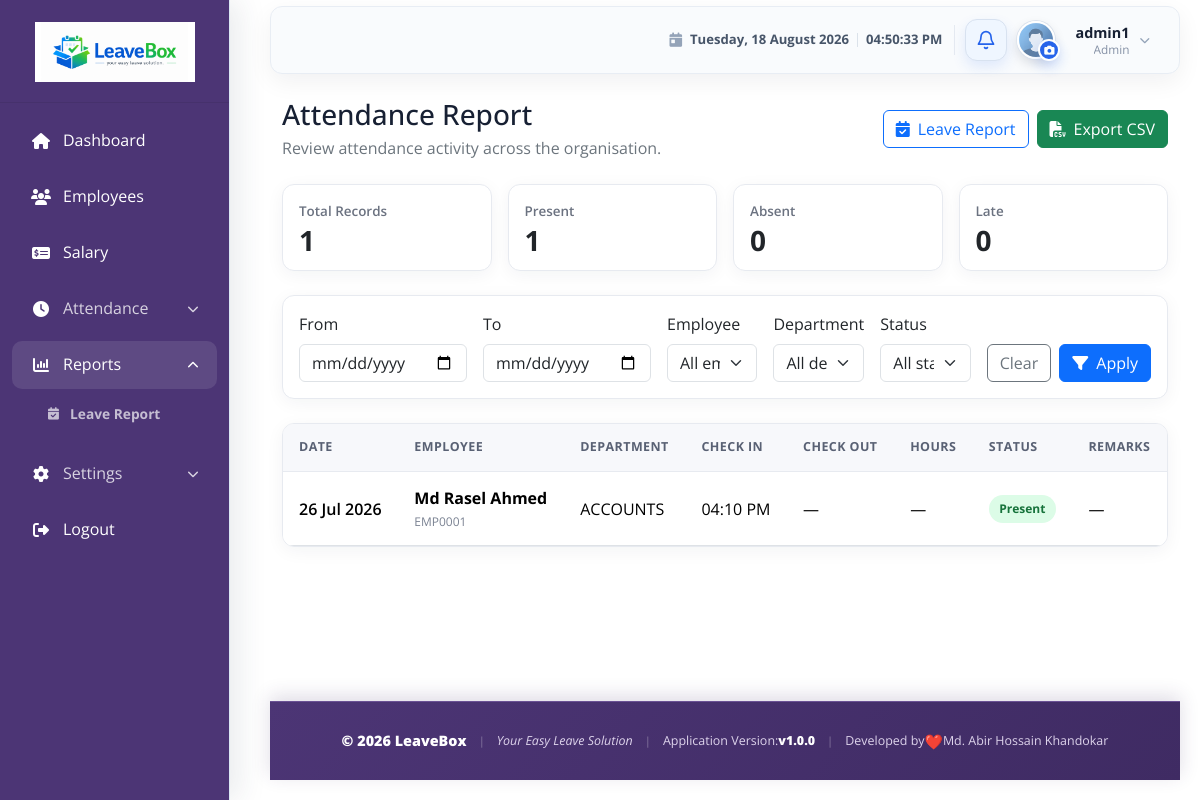
Page /reports/attendance/ (signed in) on the earlier database version.
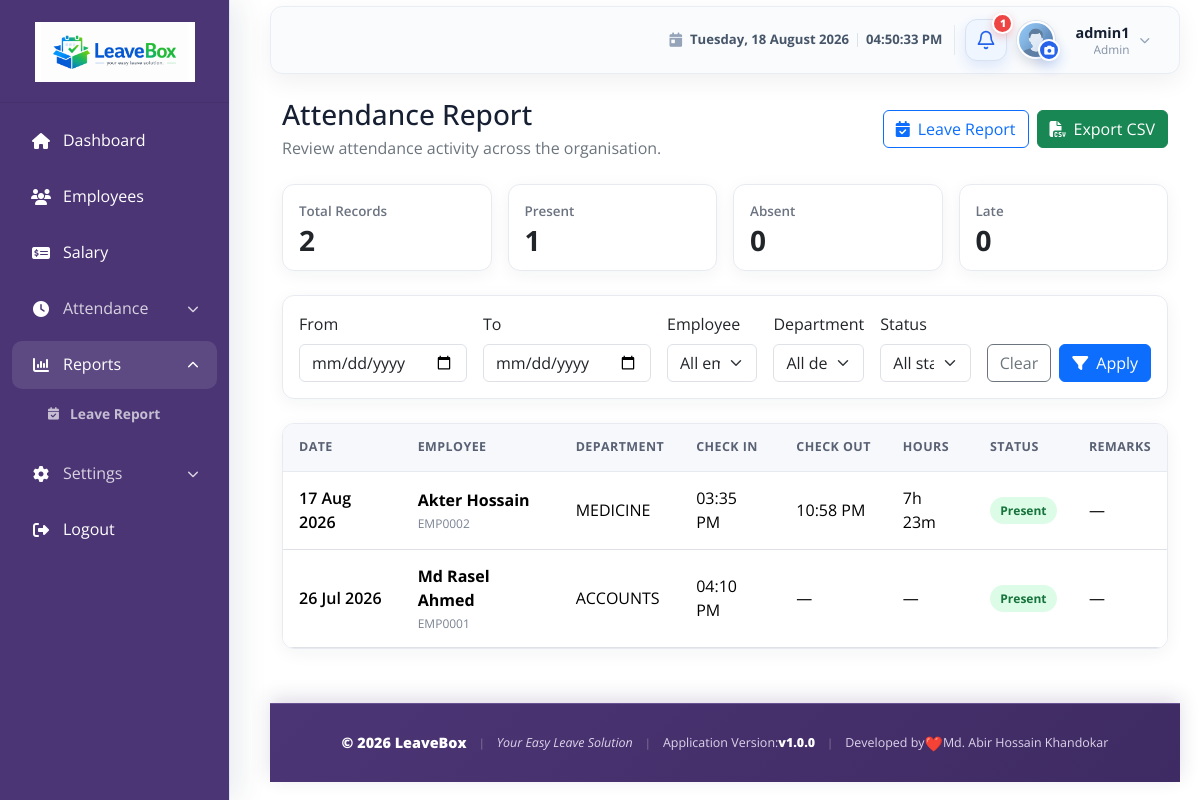
Same page on the later database version.
### attendances/models.py (models this page shows, shortened)
class Attendance(models.Model):
    STATUS_CHOICES = (
        ('PRESENT', 'Present'),
        ('ABSENT', 'Absent'),
        ('LATE', 'Late'),
        ('HALF_DAY', 'Half Day'),
    )
    employee = models.ForeignKey(
        'employees.Employee',
        on_delete=models.CASCADE,
        related_name='attendances',
        null=True # Temporary if you have existing data, otherwise remove
    )
    date = models.DateField()
    check_in = models.TimeField(
        null=True,
        blank=True
    )
    check_out = models.TimeField(
        null=True,
        blank=True
    )
    status = models.CharField(
        max_length=20,
        choices=STATUS_CHOICES
    )
    remarks = models.TextField(
        blank=True,
        null=True
    )
    class Meta:
        unique_together = ('employee', 'date')
        indexes = [
            models.Index(fields=['date'], name='attendance_date_idx'),
            models.Index(fields=['status', 'date'], name='attendance_status_date_idx'),
        ]
    @property
    def working_duration(self):
        if not self.check_in or not self.check_out:
            return None
        start = datetime.combine(self.date, self.check_in)
        end = datetime.combine(self.date, self.check_out)
        if end < start:
            end += timedelta(days=1)
        return end - start
    @property
    def working_hours_display(self):
        duration = self.working_duration
        if duration is None:
            return '—'
        total_minutes = int(duration.total_seconds() // 60)
        hours, minutes = divmod(total_minutes, 60)
        return f'{hours}h {minutes:02d}m'

### employees/models.py (models this page shows, shortened)
class Employee(models.Model):
    EMPLOYEE_ID_PATTERN = re.compile(r'^EMP(\d+)$')
    MAX_EMPLOYEE_NUMBER = 9999
    employee_id = models.CharField(
        max_length=7,
        unique=True,
        editable=False,
        db_index=True,
    )
    user = models.OneToOneField(
        settings.AUTH_USER_MODEL,
        on_delete=models.CASCADE,
        related_name='employee_profile'
    )
    department = models.ForeignKey(
        'departments.Department',
        on_delete=models.SET_NULL,
        null=True,
        related_name='employees'
    )
    designation = models.ForeignKey(
        'employees.EmpDesignation',
        on_delete=models.PROTECT,
        related_name='%(class)s_records',
        blank=True,
        null=True,
    )
    joining_date = models.DateField(default=timezone.now)
    supervisor = models.ForeignKey(
        'self',
        on_delete=models.SET_NULL,
        null=True,
        blank=True,
        related_name='subordinates'
    )
    is_active = models.BooleanField(default=True)
    custom_leave = models.PositiveIntegerField(
        null=True,
        blank=True,
        help_text=(
            "Admin-defined total leave balance for this employee. If set, "
            "leave type balances will be ignored."
        ),
    )

### accounts/models.py (models this page shows, shortened)
class User(AbstractUser):
    ROLE_CHOICES = (
        ('ADMIN', 'Admin/HR'),
        ('EMPLOYEE', 'Employee'),
    )
    role = models.CharField(max_length=10, choices=ROLE_CHOICES, default='EMPLOYEE')
    phone = models.CharField(max_length=15, blank=True, null=True)
    class Meta:
        permissions = [
            ('manage_users', 'Can manage application users'),
            ('manage_roles', 'Can manage roles'),
            ('manage_permissions', 'Can assign roles and permissions'),
            ('access_settings', 'Can access application settings'),
            ('approve_leave', 'Can approve leave requests'),
            ('reject_leave', 'Can reject leave requests'),
            ('process_salary', 'Can process salary'),
            ('view_reports', 'Can view reports'),
            ('export_reports', 'Can export reports'),
        ]

### departments/models.py (models this page shows, shortened)
class Department(models.Model):
    name = models.CharField(max_length=100, unique=True)
    code = models.CharField(max_length=20, unique=True)
    description = models.TextField(blank=True, null=True)
    manager = models.ForeignKey(
        'employees.Employee',
        on_delete=models.SET_NULL,
        null=True,
        blank=True,
        related_name='managed_departments'
    )
    created_at = models.DateTimeField(auto_now_add=True)
    updated_at = models.DateTimeField(auto_now=True)
    class Meta:
        ordering = ['name']
        verbose_name = "Department"
        verbose_name_plural = "Departments"
        constraints = [
            models.UniqueConstraint(
                Lower('name'),
                name='unique_department_name_ci',
            ),
        ]
    def __str__(self):
        return self.name

### reports/views.py (the view, shortened to what this page needs)
# urls.py: path('attendance/', AttendanceReportView.as_view(), name='attendance_report'),
class AttendanceReportView(AdminReportMixin, TemplateView):
    template_name = 'attendance/attendance_report.html'
    def get_queryset(self):
        queryset = Attendance.objects.select_related('employee__user', 'employee__department')
        params = self.request.GET
        from_date = self.parse_date(params.get('from_date'))
        to_date = self.parse_date(params.get('to_date'))
        if from_date:
            queryset = queryset.filter(date__gte=from_date)
        if to_date:
            queryset = queryset.filter(date__lte=to_date)
        if params.get('employee', '').isdigit():
            queryset = queryset.filter(employee_id=params['employee'])
        if params.get('department', '').isdigit():
            queryset = queryset.filter(employee__department_id=params['department'])
        if params.get('status') in dict(Attendance.STATUS_CHOICES):
            queryset = queryset.filter(status=params['status'])
        return queryset.order_by('-date', 'employee__employee_id')
    def get(self, request, *args, **kwargs):
        self.object_list = self.get_queryset()
        if request.GET.get('export') == 'csv':
            return self.export_csv(self.object_list)
        return super().get(request, *args, **kwargs)
    def get_context_data(self, **kwargs):
        context = super().get_context_data(**kwargs)
        counts = {item['status']: item['total'] for item in self.object_list.values('status').annotate(total=Count('pk'))}
        context.update(self.filter_context())
        context.update({
            'page_obj': self.paginate(self.object_list), 'total_records': self.object_list.count(),
            'present_count': counts.get('PRESENT', 0), 'absent_count': counts.get('ABSENT', 0),
            'late_count': counts.get('LATE', 0),
            'employees': Employee.objects.select_related('user').order_by('employee_id'),
            'departments': Department.objects.order_by('name'),
            'status_choices': Attendance.STATUS_CHOICES,
            'selected_status': self.request.GET.get('status', ''),
        })
        return context

### LAF/templatetags/navigation_tags.py (called while the page is built)
@register.simple_tag
def url_name_active(request, *url_names):
    resolver_match = getattr(request, 'resolver_match', None)
    current_url_name = getattr(resolver_match, 'url_name', None)
    return current_url_name in url_names

### accounts/context_processors.py (called while the page is built)
def session_timeout(request):
    if not request.user.is_authenticated:
        return {}
    return {
        "session_timeout_seconds": settings.SESSION_TIMEOUT_SECONDS,
        "session_warning_seconds": min(120, settings.SESSION_TIMEOUT_SECONDS),
    }

### reports/views.py (called while the page is built)
    @staticmethod
    def parse_date(value):
        try:
            return datetime.strptime(value, '%Y-%m-%d').date()
        except (TypeError, ValueError):
            return None

    def filter_context(self):
        query = self.request.GET.copy()
        query.pop('page', None)
        query.pop('export', None)
        return {
            'filter_query': query.urlencode(),
            'from_date': self.request.GET.get('from_date', ''),
            'to_date': self.request.GET.get('to_date', ''),
            'selected_employee': self.request.GET.get('employee', ''),
            'selected_department': self.request.GET.get('department', ''),
        }

### templates/attendance/attendance_report.html (shortened to what this page needs)
{% extends 'base/base.html' %}
{% load static %}
{% block extra_css %}<link rel="stylesheet" href="{% static 'css/reports.css' %}">{% endblock %}
{% block content %}
<div class="report-page py-3">
  <div class="report-heading d-flex flex-wrap justify-content-between align-items-center gap-3 mb-4">
    <div><h1 class="h3 mb-1">Attendance Report</h1><p class="text-secondary mb-0">Review attendance activity across the organisation.</p></div>
    <div class="d-flex gap-2"><a class="btn btn-outline-primary" href="{% url 'leave_report' %}"><i class="fas fa-calendar-check me-2"></i>Leave Report</a><a class="btn btn-success" href="?{% if filter_query %}{{ filter_query }}&amp;{% endif %}export=csv"><i class="fas fa-file-csv me-2"></i>Export CSV</a></div>
  </div>
  <div class="row g-3 mb-4">
    <div class="col-6 col-xl-3"><div class="card report-stat"><div class="card-body"><span>Total Records</span><strong>{{ total_records }}</strong></div></div></div>
    <div class="col-6 col-xl-3"><div class="card report-stat"><div class="card-body"><span>Present</span><strong>{{ present_count }}</strong></div></div></div>
    <div class="col-6 col-xl-3"><div class="card report-stat"><div class="card-body"><span>Absent</span><strong>{{ absent_count }}</strong></div></div></div>
    <div class="col-6 col-xl-3"><div class="card report-stat"><div class="card-body"><span>Late</span><strong>{{ late_count }}</strong></div></div></div>
  </div>
  <div class="card report-card mb-4"><div class="card-body"><form method="get" class="row g-3 align-items-end">
    <div class="col-md-4 col-xl"><label class="form-label" for="fromDate">From</label><input class="form-control" id="fromDate" type="date" name="from_date" value="{{ from_date }}"></div>
    <div class="col-md-4 col-xl"><label class="form-label" for="toDate">To</label><input class="form-control" id="toDate" type="date" name="to_date" value="{{ to_date }}"></div>
    <div class="col-md-4 col-xl"><label class="form-label" for="employee">Employee</label><select class="form-select" id="employee" name="employee"><option value="">All employees</option></select></div>
    <div class="col-md-4 col-xl"><label class="form-label" for="department">Department</label><select class="form-select" id="department" name="department"><option value="">All departments</option></select></div>
    <div class="col-md-4 col-xl"><label class="form-label" for="status">Status</label><select class="form-select" id="status" name="status"><option value="">All statuses</option></select></div>
    <div class="col-md-8 col-xl-auto d-flex gap-2"><a class="btn btn-outline-secondary" href="{% url 'attendance_report' %}">Clear</a><button class="btn btn-primary" type="submit"><i class="fas fa-filter me-2"></i>Apply</button></div>
  </form></div></div>
  <div class="card report-card overflow-hidden"><div class="table-responsive"><table class="table table-hover mb-0"><thead><tr><th>Date</th><th>Employee</th><th>Department</th><th>Check In</th><th>Check Out</th><th>Hours</th><th>Status</th><th>Remarks</th></tr></thead><tbody>
    {% for record in page_obj %}<tr><td class="fw-semibold">{{ record.date|date:'d M Y' }}</td><td><strong>{{ record.employee.user.get_full_name|default:record.employee.user.username }}</strong><small>{{ record.employee.employee_id }}</small></td><td>{{ record.employee.department|default:'—' }}</td><td>{{ record.check_in|time:'h:i A'|default:'—' }}</td><td>{{ record.check_out|time:'h:i A'|default:'—' }}</td><td>{{ record.working_hours_display }}</td><td><span class="report-status status-{{ record.status|lower }}">{{ record.get_status_display }}</span></td><td>{{ record.remarks|default:'—' }}</td></tr>{% empty %}<tr><td colspan="8" class="text-center py-5 text-secondary">No attendance records match these filters.</td></tr>{% endfor %}
  </tbody></table></div>{% include 'reports/pagination.html' %}</div>
</div>
{% endblock %}

### templates/base/base.html (shortened to what the changed rows need)
{% load static navigation_tags %}
<!DOCTYPE html>
<html lang="en">
<head>
    <link rel="stylesheet" href="{% static 'css/bootstrap-5.3.2.min.css' %}">
    <link rel="stylesheet" href="https://cdnjs.cloudflare.com/ajax/libs/font-awesome/6.4.0/css/all.min.css">
    <link rel="stylesheet" href="{% static 'css/dashboard.css' %}">
    <link rel="stylesheet" href="{% static 'css/apply_leave.css' %}">
    <link rel="stylesheet" href="{% static 'css/footer.css' %}">
    <link rel="stylesheet" href="{% static 'css/session-timeout.css' %}">
    {% block extra_css %}{% endblock %}
</head>
<body>
        {% url_name_active request 'dashboard' 'adm_dashboard' 'emp_dashboard' as dashboard_active %}
        {% url_name_active request 'employee_list' 'employee_detail' 'employee_admin_edit' 'employee_admin_update' as employees_active %}
        {% url_name_active request 'salary_list' 'salary_add' 'salary_edit' as salary_active %}
        {% url_name_active request 'department_list' 'department_add' 'department_edit' 'department_delete' as departments_active %}
        {% url_name_active request 'designation_list' 'designation_add' 'designation_edit' 'designation_delete' as designations_active %}
        {% url_name_active request 'leave_type_list' 'leave_type_add' 'leave_type_edit' 'leave_type_delete' as leave_settings_active %}
        {% url_name_active request 'leave_apply' as leave_apply_active %}
        {% url_name_active request 'attendance_history' 'employee_daily_attendance_report' 'all_employees_daily_attendance_report' 'employee_range_attendance_report' as attendance_active %}
        {% url_name_active request 'leave_report' 'attendance_report' as reports_active %}
    <main class="content-wrapper dashboard-content-wrapper">
        <nav class="navbar navbar-expand-lg navbar-light dashboard-navbar mb-2">
            <div class="container-fluid">
                <div class="dashboard-profile-slot">
                    <div class="dashboard-notification-dropdown">
                        <button class="dashboard-notification-button" type="button" id="notificationDropdown" aria-label="Notifications{% if pending_leave_count %}: {{ pending_leave_count }} pending leave request{{ pending_leave_count|pluralize }}{% endif %}" aria-haspopup="true" aria-expanded="false">
                            <svg class="dashboard-notification-icon" viewBox="0 0 24 24" aria-hidden="true">
                                <path d="M18 8a6 6 0 0 0-12 0c0 7-3 7-3 9h18c0-2-3-2-3-9"></path>
                                <path d="M13.73 21a2 2 0 0 1-3.46 0"></path>
                            </svg>
                            {% if pending_leave_count %}
                                <span class="dashboard-notification-badge" aria-hidden="true">{{ pending_leave_count }}</span>
                            {% endif %}
                        </button>
                    </div>
                </div>
            </div>
        </nav>
        <div class="container-fluid">
            {% block content %}{% endblock %}
        </div>
    </main>
</body>
</html>

Differences in the rows shown:
added Attendance: date "17 Aug 2026", employee.user.get_full_name "Akter Hossain", employee.employee_id "EMP0002", employee.department "MEDICINE", check_in "03:35 PM", check_out "10:58 PM", working_hours_display "7h 23m", status "Present", remarks "—"
Other differences:
{{ pending_leave_count }}: (not shown) → "1"
{{ total_records }}: "1" → "2"
